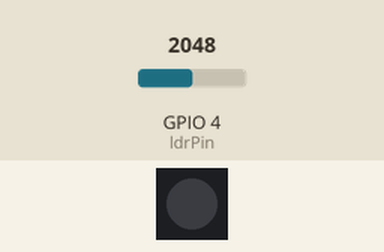
The sketch below on a simulated ESP32-C3. Shown: 1 RGB LEDs in strip order, left to right. The inputs (shaded band) are chosen by the test bench; at power-on: GPIO 4 (ldrPin) = 2048 (analog values on the 0–4095 scale). Dim RGB values are drawn brighter than linear.

Above: at 1.2 s.
1.3 s: GPIO 4 (ldrPin) set to 2540
At 2.3 s:
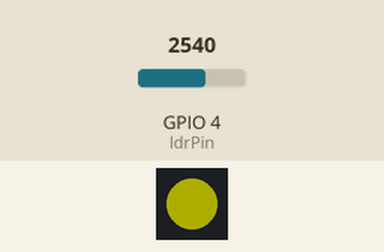
5.5 s: GPIO 4 (ldrPin) set to 2460
7.0 s: GPIO 4 (ldrPin) set to 2866
At 11.1 s:
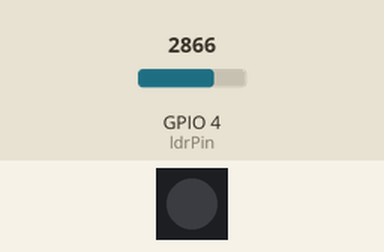
11.2 s: GPIO 4 (ldrPin) set to 2047
Timing chart, 0 to 13.7 s (numbered marks = the images above; inputs shaded):
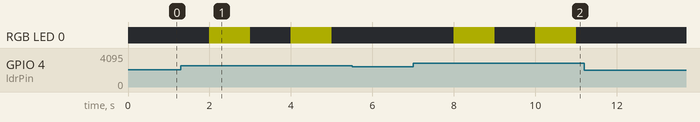

The sketch:

ldr_blink.ino
```cpp
#include <WiFi.h>
#include <ESPAsyncWebServer.h>
#include <Adafruit_NeoPixel.h>

#define NUMPIXELS  1
#define BUILTIN_LED_PIN 8

const char* ssid = "ESP32C3_LDR_AP";
const char* password = "12345678";

Adafruit_NeoPixel pixels(NUMPIXELS, BUILTIN_LED_PIN, NEO_GRB + NEO_KHZ800);
AsyncWebServer server(80);

const int ldrPin = 4;

// Variáveis para o Blink sem travar o código
unsigned long anteriorMillis = 0;
bool piscou = false;
bool estadoLed = false;

const char index_html[] PROGMEM = R"rawliteral(
<!DOCTYPE html><html><head><meta charset='utf-8'>
<title>ESP32-C3 - Monitor LDR</title>
<meta name='viewport' content='width=device-width, initial-scale=1'>
<style>
body { font-family: 'Segoe UI', Arial, sans-serif; text-align: center; margin-top: 50px; background-color: #f0f2f5; color: #333; }
.card { background: white; max-width: 400px; margin: 0 auto; padding: 30px; border-radius: 15px; box-shadow: 0 4px 8px rgba(0,0,0,0.1); }
h1 { color: #007bff; font-size: 24px; }
.leitura { font-size: 48px; font-weight: bold; color: #28a745; margin: 20px 0; }
p { color: #666; font-size: 14px; }
</style>
<script>
setInterval(function() {
  fetch('/data').then(response => response.text()).then(texto => {
    document.getElementById('valor-ldr').innerText = texto;
  }).catch(err => console.error(err));
}, 1000);
</script>
</head><body>
<div class='card'>
  <h1>Luminosidade (ADC)</h1>
  <div class='leitura' id='valor-ldr'>...</div>
  <p>Atualizando automaticamente a cada 1 segundo.</p>
</div>
</body></html>
)rawliteral";

void setup() {
  Serial.begin(115200);

  pixels.begin();
  pixels.setBrightness(50);
  analogReadResolution(12);

  WiFi.mode(WIFI_AP);
  WiFi.softAP(ssid, password);

  server.on("/", HTTP_GET, [](AsyncWebServerRequest *request){
    request->send_P(200, "text/html", index_html);
  });

  server.on("/data", HTTP_GET, [](AsyncWebServerRequest *request){
    request->send(200, "text/plain", String(analogRead(ldrPin)));
  });

  server.begin();
}

void loop() {
  if (millis() - anteriorMillis >= 1000) {
    anteriorMillis = millis();
    if (analogRead(ldrPin) > 2500)
      estadoLed = true;
    else {
      estadoLed = false;
    }
    if (piscou && estadoLed) {
      pixels.setPixelColor(0, pixels.Color(255, 255, 0));
      piscou = !piscou;
    } else {
      pixels.setPixelColor(0, pixels.Color(0, 0, 0));
      piscou = !piscou;
    }
    pixels.show();
  }
}
```

Measured:
- after the input at 1.3 s, RGB LED 0: alternates RGB(50, 50, 0) for 1.0 s and off for 1.0 s, starting after 0.70 s
- after the input at 5.5 s, every drawn part: stays the same
- after the input at 7.0 s, RGB LED 0: alternates RGB(50, 50, 0) for 1.0 s and off for 1.0 s, starting after 1.0 s
- after the input at 11.2 s, every drawn part: stays the same
